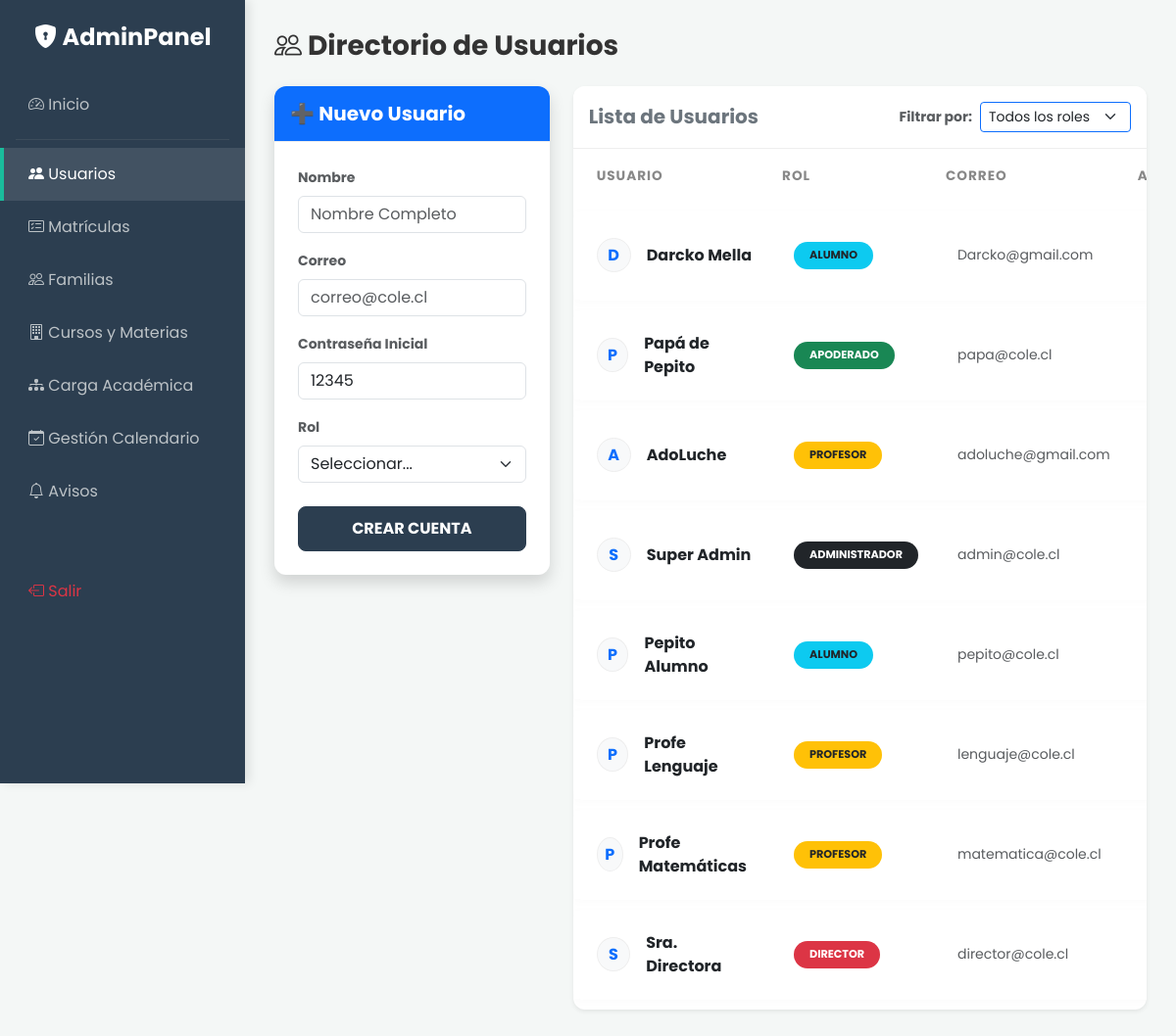
Screenshot of /admin/usuarios.php (signed in) with the database file from the repository.
### tables this page shows
CREATE TABLE `usuarios` (
  `id` int(11) NOT NULL,
  `nombre` varchar(100) NOT NULL,
  `email` varchar(100) NOT NULL,
  `password` varchar(255) NOT NULL,
  `rol` enum('director','profesor','alumno','apoderado','administrador') NOT NULL,
  `foto` varchar(255) DEFAULT 'default.jpg',
  `created_at` timestamp NOT NULL DEFAULT current_timestamp()
);

### admin/usuarios.php (the view, shortened to what this page needs)
<?php
require '../config/db.php';
$datos_editar = null;
$filtro_rol = isset($_GET['filtro']) ? $_GET['filtro'] : '';
if (!empty($filtro_rol)) {
    $stmtList = $pdo->prepare("SELECT * FROM usuarios WHERE rol = ? ORDER BY id DESC");
    $stmtList->execute([$filtro_rol]);
    $usuarios = $stmtList->fetchAll();
} else {
    $usuarios = $pdo->query("SELECT * FROM usuarios ORDER BY id DESC LIMIT 50")->fetchAll();
}
?>
<!DOCTYPE html>
<html lang="es">
<head>
    <link href="https://cdn.jsdelivr.net/npm/bootstrap@5.3.0/dist/css/bootstrap.min.css" rel="stylesheet">
    <link rel="stylesheet" href="https://cdn.jsdelivr.net/npm/bootstrap-icons@1.10.5/font/bootstrap-icons.css">
    <link href="../assets/css/style.css" rel="stylesheet">
</head>
<body>
<?php include '../includes/sidebar_admin.php'; ?>
    <div class="main-content">
        <h3 class="fw-bold mb-4"><i class="bi bi-people"></i> Directorio de Usuarios</h3>
        <div class="row">
            <div class="col-lg-4 mb-4">
                <div class="card shadow border-0 sticky-top" style="top: 20px; z-index: 1;">
                    <div class="card-header <?php echo $datos_editar ? 'bg-warning' : 'bg-primary'; ?> text-white py-3">
                        <h5 class="mb-0 fw-bold">
                            <?php echo $datos_editar ? '✏️ Editar Usuario' : '➕ Nuevo Usuario'; ?>
                        </h5>
                    </div>
                    <div class="card-body p-4">
                        <form method="POST" action="usuarios.php<?php echo $filtro_rol ? '?filtro='.$filtro_rol : ''; ?>">
                            <div class="mb-3">
                                <label class="form-label small fw-bold text-muted">Nombre</label>
                                <input type="text" name="nombre" class="form-control" placeholder="Nombre Completo"
                                       value="<?php echo $datos_editar['nombre'] ?? ''; ?>" required>
                            </div>
                            <div class="mb-3">
                                <label class="form-label small fw-bold text-muted">Correo</label>
                                <input type="email" name="email" class="form-control" placeholder="correo@cole.cl"
                                       value="<?php echo $datos_editar['email'] ?? ''; ?>" required>
                            </div>
                            <div class="mb-3">
                                <label class="form-label small fw-bold text-muted">
                                    <?php echo $datos_editar ? 'Nueva Clave (Opcional)' : 'Contraseña Inicial'; ?>
                                </label>
                                <input type="text" name="password" class="form-control"
                                       placeholder="<?php echo $datos_editar ? 'Dejar vacía para mantener' : '12345'; ?>"
                                       <?php echo $datos_editar ? '' : 'value="12345"'; ?>>
                            </div>
                            <div class="mb-4">
                                <label class="form-label small fw-bold text-muted">Rol</label>
                                <select name="rol" class="form-select" required>
                                    <option value="" disabled <?php echo !$datos_editar ? 'selected' : ''; ?>>Seleccionar...</option>
                                </select>
                            </div>
                            <div class="d-grid gap-2">
                                <button class="btn <?php echo $datos_editar ? 'btn-warning' : 'btn-primary'; ?> fw-bold">
                                    <?php echo $datos_editar ? 'GUARDAR CAMBIOS' : 'CREAR CUENTA'; ?>
                                </button>
                            </div>
                        </form>
                    </div>
                </div>
            </div>
            <div class="col-lg-8">
                <div class="card shadow-sm border-0">
                    <div class="card-header bg-white py-3 d-flex justify-content-between align-items-center">
                        <h5 class="mb-0 fw-bold text-secondary">Lista de Usuarios</h5>
                        <form method="GET" class="d-flex align-items-center">
                            <label class="me-2 small fw-bold text-muted">Filtrar por:</label>
                            <select name="filtro" class="form-select form-select-sm w-auto border-primary" onchange="this.form.submit()">
                                <option value="">Todos los roles</option>
                            </select>
                        </form>
                    </div>
                    <div class="card-body p-0">
                        <div class="table-responsive">
                            <table class="table table-modern table-hover mb-0 align-middle">
                                <thead class="bg-light">
                                    <tr>
                                        <th class="ps-4">Usuario</th>
                                        <th>Rol</th>
                                        <th>Correo</th>
                                        <th class="text-end pe-4">Acciones</th>
                                    </tr>
                                </thead>
                                <tbody>
                                    <?php foreach($usuarios as $u): ?>
                                        <tr class="<?php echo ($datos_editar && $datos_editar['id'] == $u['id']) ? 'table-warning' : ''; ?>">
                                            <td class="ps-4">
                                                <div class="d-flex align-items-center">
                                                    <div class="rounded-circle bg-light text-primary d-flex align-items-center justify-content-center fw-bold me-3" style="width: 35px; height: 35px; border: 1px solid #eee;">
                                                        <?php echo strtoupper(substr($u['nombre'], 0, 1)); ?>
                                                    </div>
                                                    <span class="fw-bold text-dark"><?php echo $u['nombre']; ?></span>
                                                </div>
                                            </td>
                                            <td>
                                                <?php
                                                    $badge = match($u['rol']) {
                                                        'alumno' => 'bg-info text-dark',
                                                        'profesor' => 'bg-warning text-dark',
                                                        'administrador' => 'bg-dark text-white',
                                                        'director' => 'bg-danger text-white',
                                                        'apoderado' => 'bg-success text-white',
                                                        default => 'bg-secondary text-white'
                                                    };
                                                ?>
                                                <span class="badge <?php echo $badge; ?> rounded-pill px-3 py-2 text-uppercase" style="font-size: 0.7rem;">
                                                    <?php echo $u['rol']; ?>
                                                </span>
                                            </td>
                                            <td class="text-muted small"><?php echo $u['email']; ?></td>
                                            <td class="text-end pe-4">
                                            </td>
                                        </tr>
                                    <?php endforeach; ?>
                                </tbody>
                            </table>
                        </div>
                    </div>
                </div>
            </div>
        </div>
    </div>
</body>
</html>

### assets/css/style.css (style rules this page uses)
:root { --primary-color: #2c3e50; --secondary-color: #34495e; --accent-color: #1abc9c; --bg-light: #f4f7f6; --text-dark: #333; --sidebar-width: 250px; }
body { font-family: 'Poppins', sans-serif; background-color: var(--bg-light); color: var(--text-dark); }
.card { border: none; border-radius: 12px; box-shadow: 0 4px 20px rgba(0,0,0,0.05); transition: transform 0.3s ease, box-shadow 0.3s ease; }
.card-header { background-color: #fff; border-bottom: 1px solid #eee; font-weight: 600; border-radius: 12px 12px 0 0 !important; }
.btn-primary { background-color: var(--primary-color); border-color: var(--primary-color); padding: 10px 20px; border-radius: 8px; }
.main-content { margin-left: var(--sidebar-width); padding: 30px; }
.table-modern { border-collapse: separate; border-spacing: 0 10px; }
.table-modern thead th { border: none; text-transform: uppercase; font-size: 0.85rem; letter-spacing: 1px; color: #888; padding-bottom: 15px; }
.table-modern tbody tr { background-color: white; box-shadow: 0 2px 10px rgba(0,0,0,0.02); transition: transform 0.2s; }
.table-modern td { border: none; padding: 15px 20px; vertical-align: middle; }
.table-modern td:first-child { border-top-left-radius: 10px; border-bottom-left-radius: 10px; }
.table-modern td:last-child { border-top-right-radius: 10px; border-bottom-right-radius: 10px; }

### rows the page displays
usuarios: nombre "D", nombre "Darcko Mella", rol "ALUMNO", email "Darcko@gmail.com"
usuarios: nombre "P", nombre "Papá de Pepito", rol "APODERADO", email "papa@cole.cl"
usuarios: nombre "A", nombre "AdoLuche", rol "PROFESOR", email "adoluche@gmail.com"
usuarios: nombre "S", nombre "Super Admin", rol "ADMINISTRADOR", email "admin@cole.cl"
usuarios: nombre "P", nombre "Pepito Alumno", rol "ALUMNO", email "pepito@cole.cl"
usuarios: nombre "P", nombre "Profe Lenguaje", rol "PROFESOR", email "lenguaje@cole.cl"
usuarios: nombre "P", nombre "Profe Matemáticas", rol "PROFESOR", email "matematica@cole.cl"
usuarios: nombre "S", nombre "Sra. Directora", rol "DIRECTOR", email "director@cole.cl"
